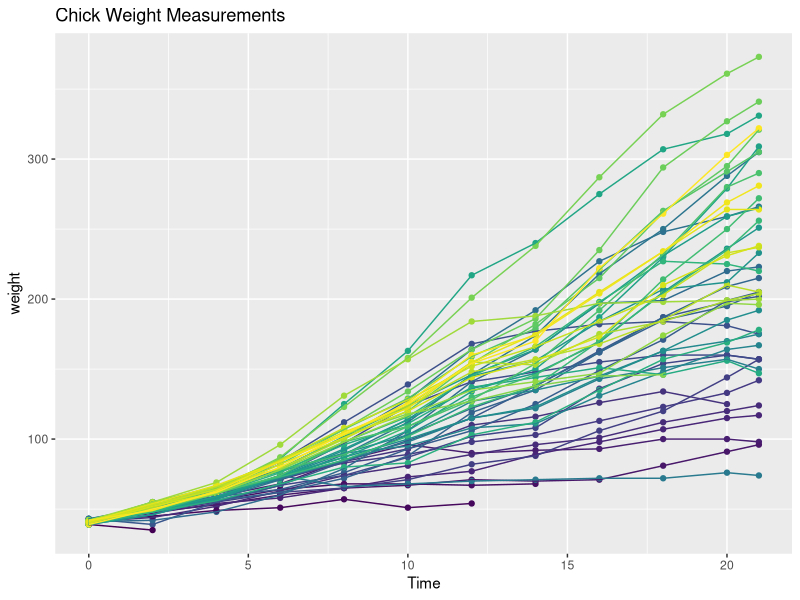

This figure's R source:
# informalexample 5.153 of section 5.5.2 
# (informalexample 5.153 of section 5.5.2)  : Data Engineering and Data Shaping : Reshaping Transforms : Moving data from multiple rows to multiple columns. 

library(ggplot2)

ggplot(ChickWeight, aes(x=Time, y=weight, color=Chick)) + 
  geom_point() + geom_line() + 
  ggtitle("Chick Weight Measurements") +
  theme(legend.position="none") # too many chicks

